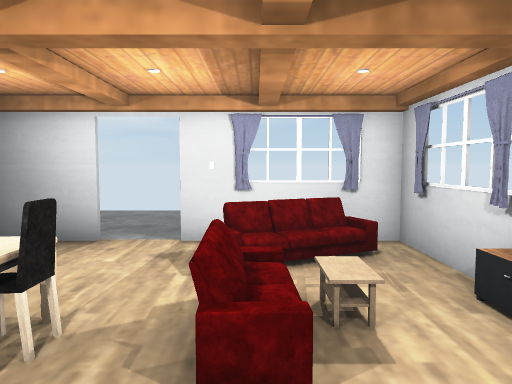
View 1 (above)

12 first-person views from a walk through a scene from a Unity 3-D project. The camera is 1.5 m above the floor, tilts 4° down and sees 70° across. The floor is counted in squares, 1 m on a side. Each view is taken from the middle of a square. On the plan, view 1 faces up. The plan holds only what a view shows up to about 16 squares ahead; the rest is blank. Some animated figures are not drawn. Door leaves are left out, so doorways stand open. Some surface patterns are stand-ins.

View 2
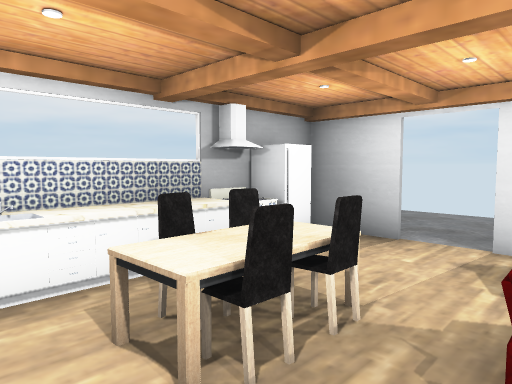

View 3
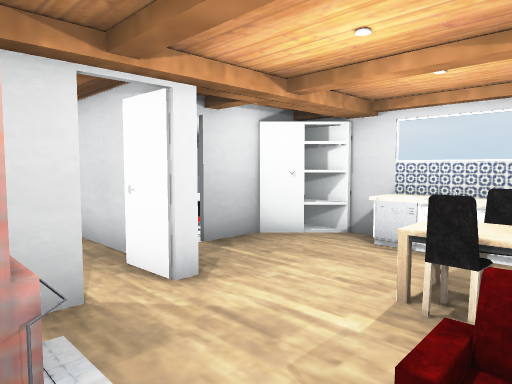

View 4
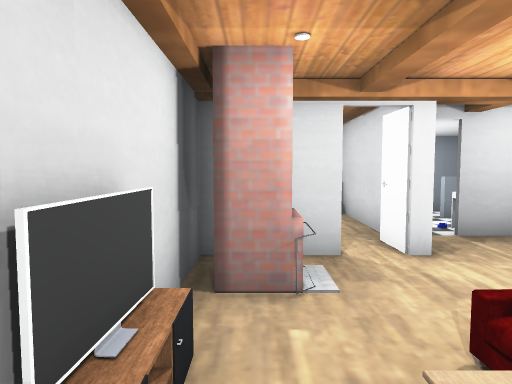

View 5
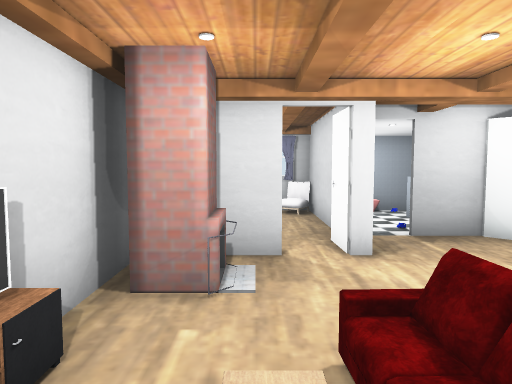

View 6
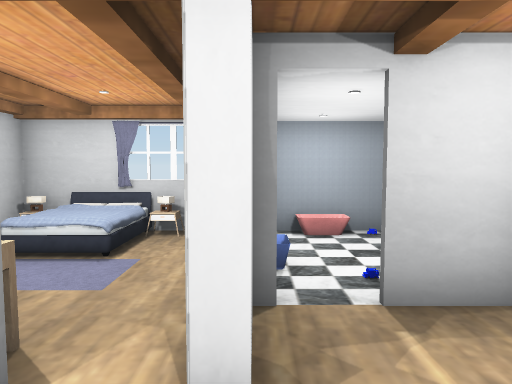

View 7
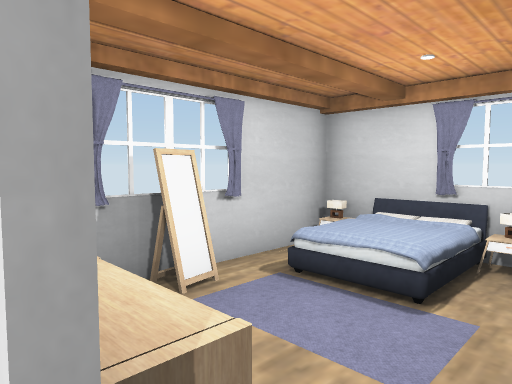

View 8
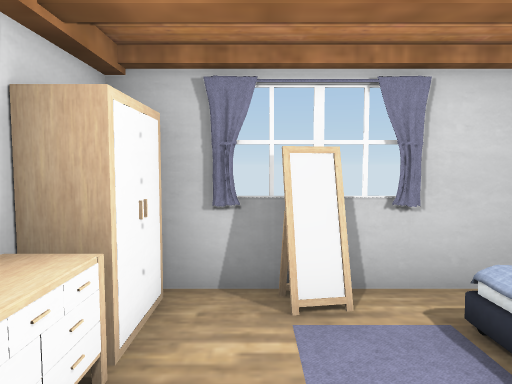

View 9
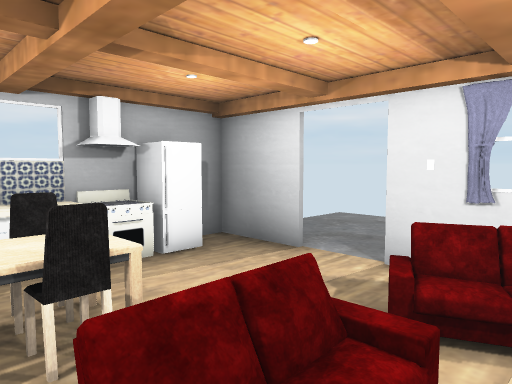

View 10
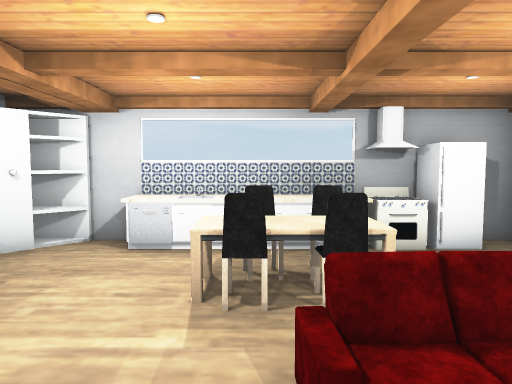

View 11
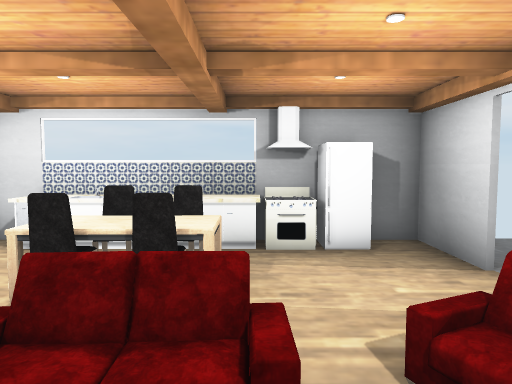

View 12
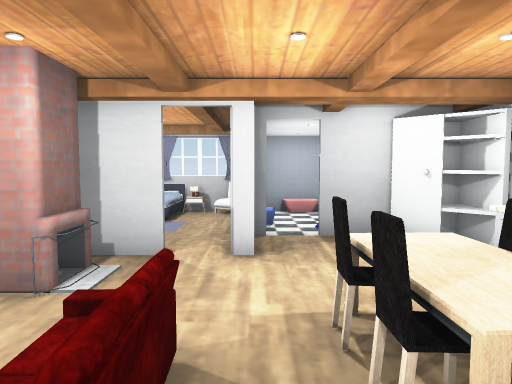

### Floor plan
Points are (right, up) in squares from view 1. A wall is a line through its corners. A room is listed if a view was taken in it or the views show most of it. See-through windows are left out.
Room 1 (views 1, 2, 3, 4, 5, 6, 7, 9, 10, 11, 12)
walls: (0.5, -1.1) (2, -1.1); (-1, -2.5) (-1, -1.1) (-0.6, -1.1) (-0.5, -2.4); (-5.3, -1.3) (-4.1, -2.5); (-3.5, -2.8) (-2.2, -2.8); (2.9, 4.1) (2.9, 7.3) (-1.6, 7.3); (-3.1, 7.3) (-5.4, 7.3) (-5.4, -2.8); (2.9, -0.4) (2.9, 2.7)
low walls: (2.5, 2.3) (2.5, 4.1)
ways out: opening at (0, -2) to room 2; open door at (-5, -1.5); open door at (-2.5, 7); open door at (-1.7, -3.3)
objects: other object (-5, 0) to (-5, 3); other object (-5, 4) to (-5, 5); other object (-5, 6); other object (-3, 1) to (-2, 1); other object (-3, 2); other object (-3, 3); other object (-2, 2); other object (-2, 3); other object (0, 2) to (0, 4); other object (0, 5) to (1, 6); other object (1, 0) to (2, 1)
Room 2 (view 8)
walls: (3.7, -4) (3.9, -3.9); (3.8, -3.3) (4.2, -3.3); (4, -3.9) (3.9, -3.3); (-0.8, -3) (-0.8, -6.5); (-1.5, -7.5) (4.4, -7.5) (4.4, -1.7)
low walls: (3.9, -3.9) (3.8, -3.3)
ways out: opening at (0, -2) to room 1
objects: other object (-1, -7); other object (0, -7); other object (1, -2) to (2, -2); other object (2, -5) to (3, -5); other object (3, -7); other object (3, -2) to (4, -1)

Where each view was taken, in squares from view 1:
view 1: 0 up, 0 right, facing up
view 2: 0 up, 0 right, facing up-left
view 3: 3 up, 2 right, facing down-left
view 4: 5 up, 2 right, facing down
view 5: 5 up, 1 right, facing down
view 6: 1 up, 1 left, facing down
view 7: 1 down, 0 right, facing down-right
view 8: 3 down, 0 right, facing right
view 9: 2 up, 1 right, facing up-left
view 10: 2 up, 2 right, facing left
view 11: 4 up, 2 right, facing left
view 12: 5 up, 1 left, facing down
